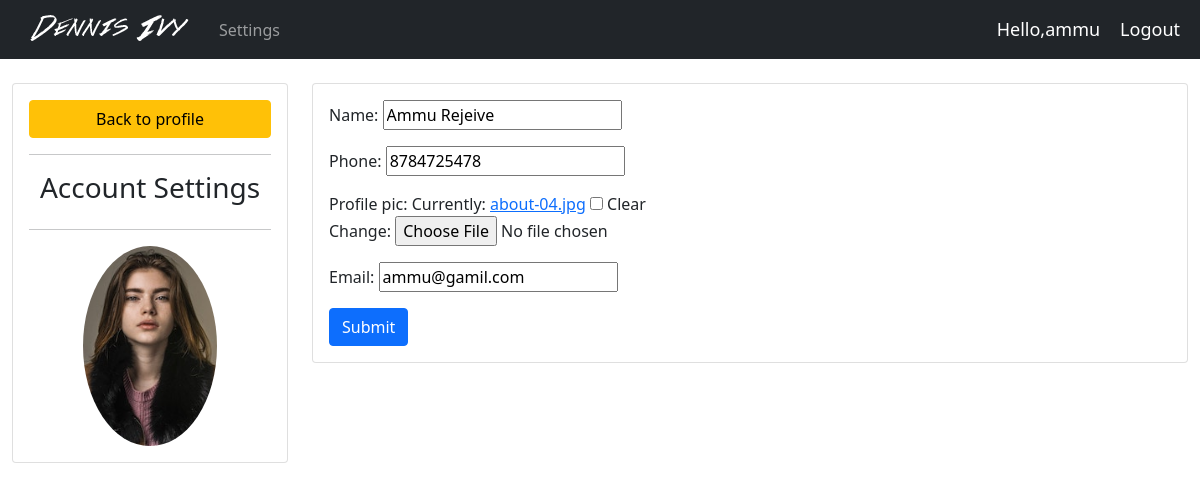
Page /accounts/account-setting/ (signed in) on the committed database.
### accounts/models.py (models this page shows, shortened)
class Customer(models.Model):
    user=models.OneToOneField(User,null=True,blank=True,on_delete=models.CASCADE)
    name=models.CharField(max_length=200,null=True)
    phone=models.CharField(max_length=200,null=True)
    profile_pic=models.ImageField(default="profile1.png",null=True, blank=True)
    email=models.EmailField(null=True)
    data_created=models.DateTimeField(auto_now_add=True,null=True,blank=True)

### accounts/decorators.py (the view)
        def wrapper_func(request, *args, **kwargs):
            group=None
            if request.user.groups.exists():
                group=request.user.groups.all()[0].name
            if group in allowed_roles:
                return view_func(request, *args, **kwargs)
            else:
                return HttpResponse('You are not authorised to view this page')

### accounts/forms.py
class CustomerForm(forms.ModelForm):
    class Meta:
        model=Customer
        fields="__all__"
        exclude=['user']

### accounts/views.py (called while the page is built)
@login_required(login_url='login')
@allowed_used(allowed_roles=['customer'])
def account_settings(request):
    customer=request.user.customer
    form=CustomerForm(instance=customer)
    if request.method=='POST':
        form=CustomerForm(request.POST,request.FILES,instance=customer)
        if form.is_valid():
            form.save()
    return render(request,'accounts/account_settings.html',{'form':form})

### accounts/templates/accounts/account_settings.html (shortened to what this page needs)
{% extends 'accounts/basic.html' %}
{% load  static %}
{% block content %}
<br>
<div class="container-fluid">
    <div class="row">
        <div class="col-md-3">
            <div class="card card-body">
                <a href="{% url 'home' %}" class="btn btn-warning">Back to profile</a>
                <hr>
                <h3 style="text-align:center;">Account Settings</h3>
                <hr>
                <img class="profile-pic" src="{{request.user.customer.profile_pic.url}}">
            </div>
        </div>
        <div class="col-md-9">
            <div class="card card-body">
                <form method="POST" action="" enctype="multipart/form-data">
                    {{form.as_p}}
                    <input type="submit" class="btn btn-primary" name="Update Information">
                </form>
            </div>
        </div>
    </div>
</div>
{% endblock %}

### accounts/templates/accounts/basic.html (shortened to what this page needs)
{% load static %}
<!DOCTYPE html>
<html lang="en">
<head>
	<link rel="stylesheet" type="text/css" href="{% static '/css/style.css' %}">
	<link href="https://cdn.jsdelivr.net/npm/bootstrap@5.1.0/dist/css/bootstrap.min.css" rel="stylesheet">
</head>
<body>
	<nav class="navbar navbar-expand-lg navbar-dark bg-dark">
		<div class="container-fluid">
		  <img src="{% static '/images/logo.png' %}" >
		  <div class="collapse navbar-collapse" id="navbarNav">
			<ul class="navbar-nav">
				{% if request.user.is_staff %}
			  <li class="nav-item">
				<a class="nav-link active" aria-current="page" href="{% url 'home' %}">Dashboard</a>
			  </li>
			  <li class="nav-item">
				<a class="nav-link" href="{% url 'products' %}">Products</a>
			  </li>
			   	{% else %}
			  <li class="nav-item">
				<a class="nav-link" href="{% url 'account_settings' %}">Settings</a>
			  </li>
			  {% endif %}
			</ul>
		  </div>
		</div>
		<span class="hello-msg">Hello,{{request.user}}</span>
		<span><a class="hello-msg"  href="{% url 'logout'%}">Logout</a></span>
	  </nav>
		  {% block content %}
		  {% endblock %}
</body>
</html>

### static/css/style.css (style rules this page uses)
body { background-color: #ebeff5; }

### accounts/templates/accounts/basic.html (style rules this page uses)
.hello-msg { font-size:18px; color:white; margin-right:20px; text-decoration:none; }

### accounts/templates/accounts/account_settings.html (style rules this page uses)
.profile-pic { max-width:200px; max-height:200px; margin:0 auto; border-radius:50%; }

### rows in the picture
Customer: name "Ammu Rejeive", phone "8784725478", email "ammu@gamil.com"

### other values in the picture
{{ request.user }} "ammu"
